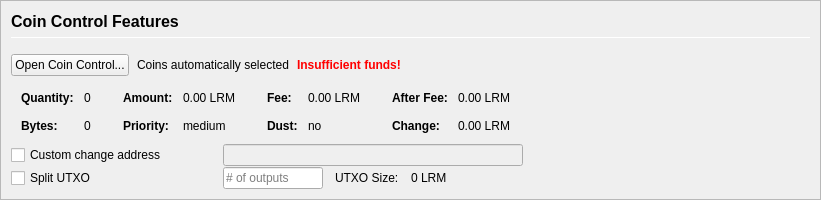
         <widget class="QFrame" name="frameCoinControl">
          <property name="sizePolicy">
           <sizepolicy hsizetype="Expanding" vsizetype="Expanding">
            <horstretch>0</horstretch>
            <verstretch>0</verstretch>
           </sizepolicy>
          </property>
          <property name="maximumSize">
           <size>
            <width>16777215</width>
            <height>16777215</height>
           </size>
          </property>
          <property name="frameShape">
           <enum>QFrame::StyledPanel</enum>
          </property>
          <property name="frameShadow">
           <enum>QFrame::Sunken</enum>
          </property>
          <layout class="QVBoxLayout" name="verticalLayoutCoinControl2">
           <property name="spacing">
            <number>0</number>
           </property>
           <property name="leftMargin">
            <number>0</number>
           </property>
           <property name="topMargin">
            <number>0</number>
           </property>
           <property name="rightMargin">
            <number>0</number>
           </property>
           <property name="bottomMargin">
            <number>0</number>
           </property>
           <item>
            <widget class="QFrame" name="frameCoinControl_BG">
             <layout class="QVBoxLayout" name="verticalLayoutCoinControl" stretch="0,0,0,0,0,0">
              <property name="spacing">
               <number>1</number>
              </property>
              <property name="leftMargin">
               <number>10</number>
              </property>
              <property name="topMargin">
               <number>10</number>
              </property>
              <item>
               <layout class="QHBoxLayout" name="horizontalLayoutCoinControl1">
                <property name="bottomMargin">
                 <number>15</number>
                </property>
                <item>
                 <layout class="QVBoxLayout" name="verticalLayout_3">
                  <property name="spacing">
                   <number>6</number>
                  </property>
                  <item>
                   <widget class="QLabel" name="labelCoinControlFeatures">
                    <property name="sizePolicy">
                     <sizepolicy hsizetype="Preferred" vsizetype="Maximum">
                      <horstretch>0</horstretch>
                      <verstretch>0</verstretch>
                     </sizepolicy>
                    </property>
                    <property name="minimumSize">
                     <size>
                      <width>0</width>
                      <height>20</height>
                     </size>
                    </property>
                    <property name="font">
                     <font>
                      <pointsize>12</pointsize>
                      <weight>75</weight>
                      <bold>true</bold>
                     </font>
                    </property>
                    <property name="styleSheet">
                     <string notr="true">font-weight:bold;</string>
                    </property>
                    <property name="text">
                     <string>Coin Control Features</string>
                    </property>
                   </widget>
                  </item>
                  <item>
                   <widget class="Line" name="line">
                    <property name="minimumSize">
                     <size>
                      <width>0</width>
                      <height>1</height>
                     </size>
                    </property>
                    <property name="maximumSize">
                     <size>
                      <width>16777215</width>
                      <height>1</height>
                     </size>
                    </property>
                    <property name="orientation">
                     <enum>Qt::Horizontal</enum>
                    </property>
                   </widget>
                  </item>
                 </layout>
                </item>
               </layout>
              </item>
              <item>
               <layout class="QHBoxLayout" name="horizontalLayoutCoinControl2" stretch="0,0,0,0">
                <property name="spacing">
                 <number>8</number>
                </property>
                <property name="bottomMargin">
                 <number>10</number>
                </property>
                <item>
                 <widget class="QPushButton" name="pushButtonCoinControl">
                  <property name="styleSheet">
                   <string notr="true"/>
                  </property>
                  <property name="text">
                   <string>Open Coin Control...</string>
                  </property>
                  <property name="autoDefault">
                   <bool>false</bool>
                  </property>
                 </widget>
                </item>
                <item>
                 <widget class="QLabel" name="labelCoinControlAutomaticallySelected">
                  <property name="text">
                   <string>Coins automatically selected</string>
                  </property>
                  <property name="margin">
                   <number>5</number>
                  </property>
                 </widget>
                </item>
                <item>
                 <widget class="QLabel" name="labelCoinControlInsuffFunds">
                  <property name="font">
                   <font>
                    <weight>75</weight>
                    <bold>true</bold>
                   </font>
                  </property>
                  <property name="styleSheet">
                   <string notr="true">color:red;font-weight:bold;</string>
                  </property>
                  <property name="text">
                   <string>Insufficient funds!</string>
                  </property>
                  <property name="margin">
                   <number>5</number>
                  </property>
                 </widget>
                </item>
                <item>
                 <spacer name="horizontalSpacerCoinControl">
                  <property name="orientation">
                   <enum>Qt::Horizontal</enum>
                  </property>
                  <property name="sizeHint" stdset="0">
                   <size>
                    <width>40</width>
                    <height>1</height>
                   </size>
                  </property>
                 </spacer>
                </item>
               </layout>
              </item>
              <item>
               <widget class="QWidget" name="widgetCoinControl" native="true">
                <property name="sizePolicy">
                 <sizepolicy hsizetype="Preferred" vsizetype="Preferred">
                  <horstretch>0</horstretch>
                  <verstretch>0</verstretch>
                 </sizepolicy>
                </property>
                <property name="minimumSize">
                 <size>
                  <width>0</width>
                  <height>0</height>
                 </size>
                </property>
                <property name="styleSheet">
                 <string notr="true"/>
                </property>
                <layout class="QHBoxLayout" name="horizontalLayoutCoinControl5">
                 <property name="leftMargin">
                  <number>0</number>
                 </property>
                 <property name="topMargin">
                  <number>0</number>
                 </property>
                 <property name="rightMargin">
                  <number>0</number>
                 </property>
                 <property name="bottomMargin">
                  <number>0</number>
                 </property>
                 <item>
                  <layout class="QHBoxLayout" name="horizontalLayoutCoinControl3" stretch="0,0,0,1">
                   <property name="spacing">
                    <number>20</number>
                   </property>
                   <property name="topMargin">
                    <number>0</number>
                   </property>
                   <property name="bottomMargin">
                    <number>10</number>
                   </property>
                   <item>
                    <layout class="QFormLayout" name="formLayoutCoinControl1">
                     <property name="horizontalSpacing">
                      <number>10</number>
                     </property>
                     <property name="verticalSpacing">
                      <number>14</number>
                     </property>
                     <property name="leftMargin">
                      <number>10</number>
                     </property>
                     <property name="topMargin">
                      <number>4</number>
                     </property>
                     <property name="rightMargin">
                      <number>6</number>
                     </property>
                     <item row="0" column="0">
                      <widget class="QLabel" name="labelCoinControlQuantityText">
                       <property name="font">
                        <font>
                         <weight>75</weight>
                         <bold>true</bold>
                        </font>
                       </property>
                       <property name="text">
                        <string>Quantity:</string>
                       </property>
                       <property name="margin">
                        <number>0</number>
                       </property>
                      </widget>
                     </item>
                     <item row="0" column="1">
                      <widget class="QLabel" name="labelCoinControlQuantity">
                       <property name="cursor">
                        <cursorShape>IBeamCursor</cursorShape>
                       </property>
                       <property name="contextMenuPolicy">
                        <enum>Qt::ActionsContextMenu</enum>
                       </property>
                       <property name="text">
                        <string notr="true">0</string>
                       </property>
                       <property name="margin">
                        <number>0</number>
                       </property>
                       <property name="textInteractionFlags">
                        <set>Qt::LinksAccessibleByMouse|Qt::TextSelectableByKeyboard|Qt::TextSelectableByMouse</set>
                       </property>
                      </widget>
                     </item>
                     <item row="1" column="0">
                      <widget class="QLabel" name="labelCoinControlBytesText">
                       <property name="font">
                        <font>
                         <weight>75</weight>
                         <bold>true</bold>
                        </font>
                       </property>
                       <property name="text">
                        <string>Bytes:</string>
                       </property>
                      </widget>
                     </item>
                     <item row="1" column="1">
                      <widget class="QLabel" name="labelCoinControlBytes">
                       <property name="cursor">
                        <cursorShape>IBeamCursor</cursorShape>
                       </property>
                       <property name="contextMenuPolicy">
                        <enum>Qt::ActionsContextMenu</enum>
                       </property>
                       <property name="text">
                        <string notr="true">0</string>
                       </property>
                       <property name="textInteractionFlags">
                        <set>Qt::LinksAccessibleByMouse|Qt::TextSelectableByKeyboard|Qt::TextSelectableByMouse</set>
                       </property>
                      </widget>
                     </item>
                    </layout>
                   </item>
                   <item>
                    <layout class="QFormLayout" name="formLayoutCoinControl2">
                     <property name="horizontalSpacing">
                      <number>10</number>
                     </property>
                     <property name="verticalSpacing">
                      <number>14</number>
                     </property>
                     <property name="leftMargin">
                      <number>6</number>
                     </property>
                     <property name="topMargin">
                      <number>4</number>
                     </property>
                     <property name="rightMargin">
                      <number>6</number>
                     </property>
                     <item row="0" column="0">
                      <widget class="QLabel" name="labelCoinControlAmountText">
                       <property name="font">
                        <font>
                         <weight>75</weight>
                         <bold>true</bold>
                        </font>
                       </property>
                       <property name="text">
                        <string>Amount:</string>
                       </property>
                       <property name="margin">
                        <number>0</number>
                       </property>
                      </widget>
                     </item>
                     <item row="0" column="1">
                      <widget class="QLabel" name="labelCoinControlAmount">
                       <property name="cursor">
                        <cursorShape>IBeamCursor</cursorShape>
                       </property>
                       <property name="contextMenuPolicy">
                        <enum>Qt::ActionsContextMenu</enum>
                       </property>
                       <property name="text">
                        <string notr="true">0.00 LRM</string>
                       </property>
                       <property name="textInteractionFlags">
                        <set>Qt::LinksAccessibleByMouse|Qt::TextSelectableByKeyboard|Qt::TextSelectableByMouse</set>
                       </property>
                      </widget>
                     </item>
                     <item row="1" column="0">
                      <widget class="QLabel" name="labelCoinControlPriorityText">
                       <property name="font">
                        <font>
                         <weight>75</weight>
                         <bold>true</bold>
                        </font>
                       </property>
                       <property name="text">
                        <string>Priority:</string>
                       </property>
                      </widget>
                     </item>
                     <item row="1" column="1">
                      <widget class="QLabel" name="labelCoinControlPriority">
                       <property name="cursor">
                        <cursorShape>IBeamCursor</cursorShape>
                       </property>
                       <property name="contextMenuPolicy">
                        <enum>Qt::ActionsContextMenu</enum>
                       </property>
                       <property name="text">
                        <string>medium</string>
                       </property>
                       <property name="textInteractionFlags">
                        <set>Qt::LinksAccessibleByMouse|Qt::TextSelectableByKeyboard|Qt::TextSelectableByMouse</set>
                       </property>
                      </widget>
                     </item>
                    </layout>
                   </item>
                   <item>
                    <layout class="QFormLayout" name="formLayoutCoinControl3">
                     <property name="horizontalSpacing">
                      <number>10</number>
                     </property>
                     <property name="verticalSpacing">
                      <number>14</number>
                     </property>
                     <property name="leftMargin">
                      <number>6</number>
                     </property>
                     <property name="topMargin">
                      <number>4</number>
                     </property>
                     <property name="rightMargin">
                      <number>6</number>
                     </property>
                     <item row="0" column="0">
                      <widget class="QLabel" name="labelCoinControlFeeText">
                       <property name="font">
                        <font>
                         <weight>75</weight>
                         <bold>true</bold>
                        </font>
                       </property>
                       <property name="text">
                        <string>Fee:</string>
                       </property>
                       <property name="margin">
                        <number>0</number>
                       </property>
                      </widget>
                     </item>
                     <item row="0" column="1">
                      <widget class="QLabel" name="labelCoinControlFee">
                       <property name="cursor">
                        <cursorShape>IBeamCursor</cursorShape>
                       </property>
                       <property name="contextMenuPolicy">
                        <enum>Qt::ActionsContextMenu</enum>
                       </property>
                       <property name="text">
                        <string notr="true">0.00 LRM</string>
                       </property>
                       <property name="textInteractionFlags">
                        <set>Qt::LinksAccessibleByMouse|Qt::TextSelectableByKeyboard|Qt::TextSelectableByMouse</set>
                       </property>
                      </widget>
                     </item>
                     <item row="1" column="0">
                      <widget class="QLabel" name="labelCoinControlLowOutputText">
                       <property name="font">
                        <font>
                         <weight>75</weight>
                         <bold>true</bold>
                        </font>
                       </property>
                       <property name="text">
                        <string>Dust:</string>
                       </property>
                      </widget>
                     </item>
                     <item row="1" column="1">
                      <widget class="QLabel" name="labelCoinControlLowOutput">
                       <property name="cursor">
                        <cursorShape>IBeamCursor</cursorShape>
                       </property>
                       <property name="contextMenuPolicy">
                        <enum>Qt::ActionsContextMenu</enum>
                       </property>
                       <property name="text">
                        <string>no</string>
                       </property>
                       <property name="textInteractionFlags">
                        <set>Qt::LinksAccessibleByMouse|Qt::TextSelectableByKeyboard|Qt::TextSelectableByMouse</set>
                       </property>
                      </widget>
                     </item>
                    </layout>
                   </item>
                   <item>
                    <layout class="QFormLayout" name="formLayoutCoinControl4">
                     <property name="horizontalSpacing">
                      <number>10</number>
                     </property>
                     <property name="verticalSpacing">
                      <number>14</number>
                     </property>
                     <property name="leftMargin">
                      <number>6</number>
                     </property>
                     <property name="topMargin">
                      <number>4</number>
                     </property>
                     <property name="rightMargin">
                      <number>6</number>
                     </property>
                     <item row="0" column="0">
                      <widget class="QLabel" name="labelCoinControlAfterFeeText">
                       <property name="font">
                        <font>
                         <weight>75</weight>
                         <bold>true</bold>
                        </font>
                       </property>
                       <property name="text">
                        <string>After Fee:</string>
                       </property>
                       <property name="margin">
                        <number>0</number>
                       </property>
                      </widget>
                     </item>
                     <item row="0" column="1">
                      <widget class="QLabel" name="labelCoinControlAfterFee">
                       <property name="cursor">
                        <cursorShape>IBeamCursor</cursorShape>
                       </property>
                       <property name="contextMenuPolicy">
                        <enum>Qt::ActionsContextMenu</enum>
                       </property>
                       <property name="text">
                        <string notr="true">0.00 LRM</string>
                       </property>
                       <property name="textInteractionFlags">
                        <set>Qt::LinksAccessibleByMouse|Qt::TextSelectableByKeyboard|Qt::TextSelectableByMouse</set>
                       </property>
                      </widget>
                     </item>
                     <item row="1" column="0">
                      <widget class="QLabel" name="labelCoinControlChangeText">
                       <property name="font">
                        <font>
                         <weight>75</weight>
                         <bold>true</bold>
                        </font>
                       </property>
                       <property name="text">
                        <string>Change:</string>
                       </property>
                      </widget>
                     </item>
                     <item row="1" column="1">
                      <widget class="QLabel" name="labelCoinControlChange">
                       <property name="cursor">
                        <cursorShape>IBeamCursor</cursorShape>
                       </property>
                       <property name="contextMenuPolicy">
                        <enum>Qt::ActionsContextMenu</enum>
                       </property>
                       <property name="text">
                        <string notr="true">0.00 LRM</string>
                       </property>
                       <property name="textInteractionFlags">
                        <set>Qt::LinksAccessibleByMouse|Qt::TextSelectableByKeyboard|Qt::TextSelectableByMouse</set>
                       </property>
                      </widget>
                     </item>
                    </layout>
                   </item>
                  </layout>
                 </item>
                </layout>
               </widget>
              </item>
              <item>
               <layout class="QHBoxLayout" name="horizontalLayoutCoinControl4">
                <property name="spacing">
                 <number>12</number>
                </property>
                <property name="sizeConstraint">
                 <enum>QLayout::SetDefaultConstraint</enum>
                </property>
                <property name="topMargin">
                 <number>0</number>
                </property>
                <property name="rightMargin">
                 <number>0</number>
                </property>
                <item>
                 <widget class="QCheckBox" name="checkBoxCoinControlChange">
                  <property name="sizePolicy">
                   <sizepolicy hsizetype="Preferred" vsizetype="Preferred">
                    <horstretch>0</horstretch>
                    <verstretch>0</verstretch>
                   </sizepolicy>
                  </property>
                  <property name="minimumSize">
                   <size>
                    <width>200</width>
                    <height>0</height>
                   </size>
                  </property>
                  <property name="maximumSize">
                   <size>
                    <width>200</width>
                    <height>16777215</height>
                   </size>
                  </property>
                  <property name="toolTip">
                   <string>If this is activated, but the change address is empty or invalid, change will be sent to a newly generated address.</string>
                  </property>
                  <property name="text">
                   <string>Custom change address</string>
                  </property>
                 </widget>
                </item>
                <item>
                 <widget class="QValidatedLineEdit" name="lineEditCoinControlChange">
                  <property name="enabled">
                   <bool>false</bool>
                  </property>
                  <property name="sizePolicy">
                   <sizepolicy hsizetype="Preferred" vsizetype="Preferred">
                    <horstretch>0</horstretch>
                    <verstretch>0</verstretch>
                   </sizepolicy>
                  </property>
                  <property name="minimumSize">
                   <size>
                    <width>300</width>
                    <height>0</height>
                   </size>
                  </property>
                 </widget>
                </item>
                <item>
                 <widget class="QLabel" name="labelCoinControlChangeLabel">
                  <property name="sizePolicy">
                   <sizepolicy hsizetype="Preferred" vsizetype="Preferred">
                    <horstretch>0</horstretch>
                    <verstretch>0</verstretch>
                   </sizepolicy>
                  </property>
                  <property name="minimumSize">
                   <size>
                    <width>100</width>
                    <height>0</height>
                   </size>
                  </property>
                  <property name="text">
                   <string/>
                  </property>
                  <property name="margin">
                   <number>3</number>
                  </property>
                 </widget>
                </item>
               </layout>
              </item>
              <item>
               <layout class="QHBoxLayout" name="horizontalLayoutCoinControl6">
                <property name="spacing">
                 <number>12</number>
                </property>
                <property name="rightMargin">
                 <number>0</number>
                </property>
                <item>
                 <widget class="QCheckBox" name="splitBlockCheckBox">
                  <property name="sizePolicy">
                   <sizepolicy hsizetype="Preferred" vsizetype="Preferred">
                    <horstretch>0</horstretch>
                    <verstretch>0</verstretch>
                   </sizepolicy>
                  </property>
                  <property name="minimumSize">
                   <size>
                    <width>200</width>
                    <height>0</height>
                   </size>
                  </property>
                  <property name="maximumSize">
                   <size>
                    <width>200</width>
                    <height>16777215</height>
                   </size>
                  </property>
                  <property name="text">
                   <string>Split UTXO</string>
                  </property>
                 </widget>
                </item>
                <item>
                 <widget class="QLineEdit" name="splitBlockLineEdit">
                  <property name="sizePolicy">
                   <sizepolicy hsizetype="Preferred" vsizetype="Preferred">
                    <horstretch>50</horstretch>
                    <verstretch>0</verstretch>
                   </sizepolicy>
                  </property>
                  <property name="minimumSize">
                   <size>
                    <width>100</width>
                    <height>0</height>
                   </size>
                  </property>
                  <property name="maximumSize">
                   <size>
                    <width>100</width>
                    <height>16777215</height>
                   </size>
                  </property>
                  <property name="placeholderText">
                   <string># of outputs</string>
                  </property>
                 </widget>
                </item>
                <item>
                 <widget class="QLabel" name="labelBlockSizeText">
                  <property name="text">
                   <string>UTXO Size:</string>
                  </property>
                 </widget>
                </item>
                <item>
                 <widget class="QLabel" name="labelBlockSize">
                  <property name="text">
                   <string>0 LRM</string>
                  </property>
                 </widget>
                </item>
                <item>
                 <spacer name="horizontalSpacer_7">
                  <property name="orientation">
                   <enum>Qt::Horizontal</enum>
                  </property>
                  <property name="sizeHint" stdset="0">
                   <size>
                    <width>40</width>
                    <height>20</height>
                   </size>
                  </property>
                 </spacer>
                </item>
               </layout>
              </item>
              <item>
               <spacer name="verticalSpacerCoinControl">
                <property name="orientation">
                 <enum>Qt::Vertical</enum>
                </property>
                <property name="sizeHint" stdset="0">
                 <size>
                  <width>800</width>
                  <height>1</height>
                 </size>
                </property>
               </spacer>
              </item>
             </layout>
            </widget>
           </item>
          </layout>
         </widget>
